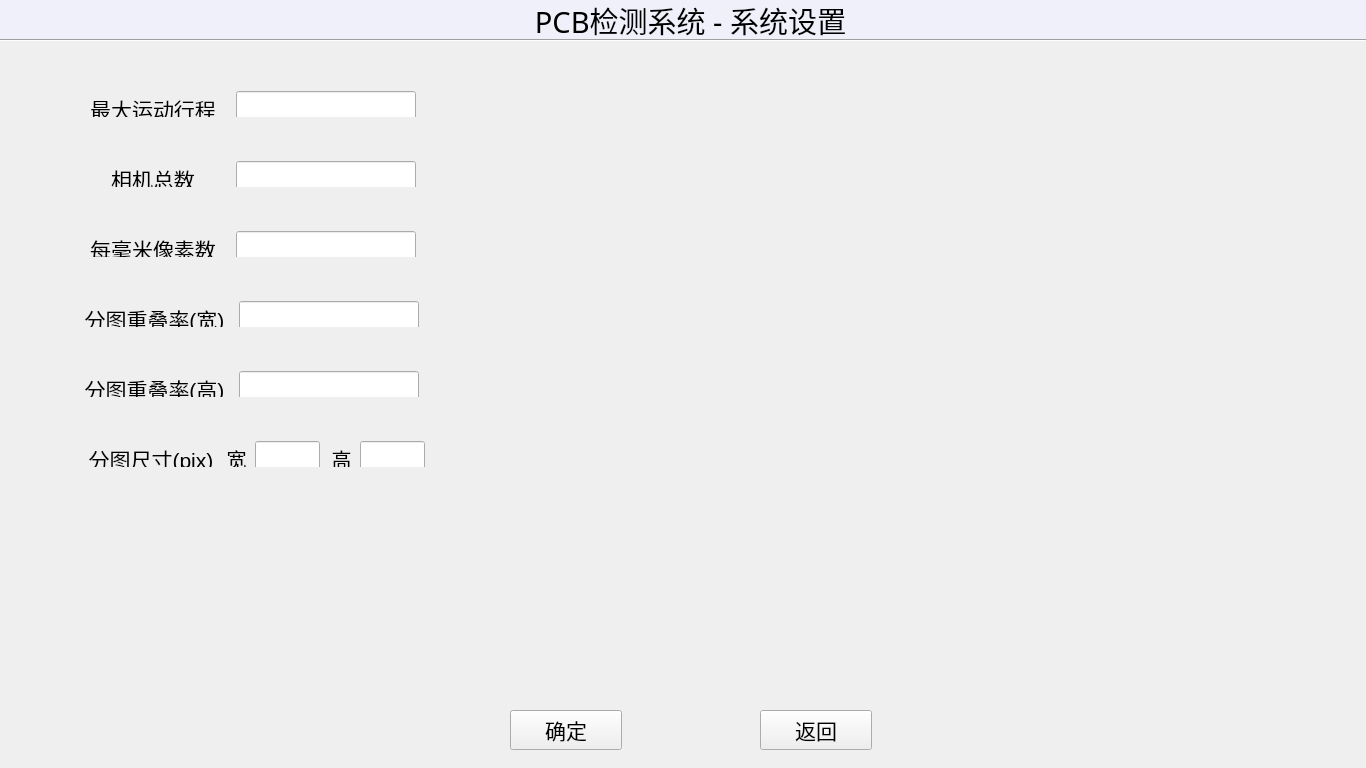
<?xml version="1.0" encoding="UTF-8"?>
<ui version="4.0">
 <class>AdminSettingUI</class>
 <widget class="QWidget" name="AdminSettingUI">
  <property name="geometry">
   <rect>
    <x>0</x>
    <y>0</y>
    <width>1366</width>
    <height>768</height>
   </rect>
  </property>
  <property name="windowTitle">
   <string>AdminSettingUI</string>
  </property>
  <widget class="QWidget" name="layoutWidget_4">
   <property name="geometry">
    <rect>
     <x>70</x>
     <y>80</y>
     <width>361</width>
     <height>37</height>
    </rect>
   </property>
   <layout class="QHBoxLayout" name="horizontalLayout_4">
    <item>
     <widget class="QLabel" name="label_roiHeight_L">
      <property name="sizePolicy">
       <sizepolicy hsizetype="Fixed" vsizetype="Fixed">
        <horstretch>0</horstretch>
        <verstretch>0</verstretch>
       </sizepolicy>
      </property>
      <property name="minimumSize">
       <size>
        <width>140</width>
        <height>35</height>
       </size>
      </property>
      <property name="maximumSize">
       <size>
        <width>140</width>
        <height>35</height>
       </size>
      </property>
      <property name="font">
       <font>
        <pointsize>16</pointsize>
       </font>
      </property>
      <property name="text">
       <string>最大运动行程</string>
      </property>
      <property name="alignment">
       <set>Qt::AlignCenter</set>
      </property>
     </widget>
    </item>
    <item>
     <spacer name="horizontalSpacer_4">
      <property name="orientation">
       <enum>Qt::Horizontal</enum>
      </property>
      <property name="sizeType">
       <enum>QSizePolicy::Fixed</enum>
      </property>
      <property name="sizeHint" stdset="0">
       <size>
        <width>5</width>
        <height>20</height>
       </size>
      </property>
     </spacer>
    </item>
    <item>
     <widget class="QLineEdit" name="lineEdit_MaxMotionStroke">
      <property name="sizePolicy">
       <sizepolicy hsizetype="Fixed" vsizetype="Fixed">
        <horstretch>0</horstretch>
        <verstretch>0</verstretch>
       </sizepolicy>
      </property>
      <property name="minimumSize">
       <size>
        <width>180</width>
        <height>35</height>
       </size>
      </property>
      <property name="maximumSize">
       <size>
        <width>160</width>
        <height>35</height>
       </size>
      </property>
      <property name="font">
       <font>
        <pointsize>16</pointsize>
       </font>
      </property>
      <property name="alignment">
       <set>Qt::AlignCenter</set>
      </property>
     </widget>
    </item>
   </layout>
  </widget>
  <widget class="QLabel" name="label_3">
   <property name="geometry">
    <rect>
     <x>0</x>
     <y>-1</y>
     <width>1366</width>
     <height>41</height>
    </rect>
   </property>
   <property name="styleSheet">
    <string notr="true">background-color: rgb(240, 240, 250);</string>
   </property>
   <property name="text">
    <string/>
   </property>
  </widget>
  <widget class="QLabel" name="label_title">
   <property name="geometry">
    <rect>
     <x>510</x>
     <y>0</y>
     <width>361</width>
     <height>41</height>
    </rect>
   </property>
   <property name="sizePolicy">
    <sizepolicy hsizetype="Fixed" vsizetype="Fixed">
     <horstretch>0</horstretch>
     <verstretch>0</verstretch>
    </sizepolicy>
   </property>
   <property name="minimumSize">
    <size>
     <width>60</width>
     <height>30</height>
    </size>
   </property>
   <property name="font">
    <font>
     <family>SimSun-ExtB</family>
     <pointsize>22</pointsize>
     <weight>12</weight>
     <italic>false</italic>
     <bold>false</bold>
    </font>
   </property>
   <property name="styleSheet">
    <string notr="true">font: 100 22pt &quot;SimSun-ExtB&quot;;</string>
   </property>
   <property name="text">
    <string>PCB检测系统 - 系统设置</string>
   </property>
   <property name="alignment">
    <set>Qt::AlignCenter</set>
   </property>
  </widget>
  <widget class="QPushButton" name="pushButton_return">
   <property name="geometry">
    <rect>
     <x>760</x>
     <y>710</y>
     <width>112</width>
     <height>40</height>
    </rect>
   </property>
   <property name="sizePolicy">
    <sizepolicy hsizetype="Fixed" vsizetype="Fixed">
     <horstretch>0</horstretch>
     <verstretch>0</verstretch>
    </sizepolicy>
   </property>
   <property name="font">
    <font>
     <pointsize>16</pointsize>
    </font>
   </property>
   <property name="text">
    <string>返回</string>
   </property>
  </widget>
  <widget class="QPushButton" name="pushButton_confirm">
   <property name="geometry">
    <rect>
     <x>510</x>
     <y>710</y>
     <width>112</width>
     <height>40</height>
    </rect>
   </property>
   <property name="sizePolicy">
    <sizepolicy hsizetype="Fixed" vsizetype="Fixed">
     <horstretch>0</horstretch>
     <verstretch>0</verstretch>
    </sizepolicy>
   </property>
   <property name="font">
    <font>
     <pointsize>16</pointsize>
    </font>
   </property>
   <property name="text">
    <string>确定</string>
   </property>
  </widget>
  <widget class="QWidget" name="layoutWidget_7">
   <property name="geometry">
    <rect>
     <x>70</x>
     <y>150</y>
     <width>361</width>
     <height>37</height>
    </rect>
   </property>
   <layout class="QHBoxLayout" name="horizontalLayout_8">
    <item>
     <widget class="QLabel" name="label_roiHeight_L_5">
      <property name="sizePolicy">
       <sizepolicy hsizetype="Fixed" vsizetype="Fixed">
        <horstretch>0</horstretch>
        <verstretch>0</verstretch>
       </sizepolicy>
      </property>
      <property name="minimumSize">
       <size>
        <width>140</width>
        <height>35</height>
       </size>
      </property>
      <property name="maximumSize">
       <size>
        <width>140</width>
        <height>35</height>
       </size>
      </property>
      <property name="font">
       <font>
        <pointsize>16</pointsize>
       </font>
      </property>
      <property name="text">
       <string>相机总数</string>
      </property>
      <property name="alignment">
       <set>Qt::AlignCenter</set>
      </property>
     </widget>
    </item>
    <item>
     <spacer name="horizontalSpacer_8">
      <property name="orientation">
       <enum>Qt::Horizontal</enum>
      </property>
      <property name="sizeType">
       <enum>QSizePolicy::Fixed</enum>
      </property>
      <property name="sizeHint" stdset="0">
       <size>
        <width>5</width>
        <height>20</height>
       </size>
      </property>
     </spacer>
    </item>
    <item>
     <widget class="QLineEdit" name="lineEdit_MaxCameraNum">
      <property name="sizePolicy">
       <sizepolicy hsizetype="Fixed" vsizetype="Fixed">
        <horstretch>0</horstretch>
        <verstretch>0</verstretch>
       </sizepolicy>
      </property>
      <property name="minimumSize">
       <size>
        <width>180</width>
        <height>35</height>
       </size>
      </property>
      <property name="maximumSize">
       <size>
        <width>160</width>
        <height>35</height>
       </size>
      </property>
      <property name="font">
       <font>
        <pointsize>16</pointsize>
       </font>
      </property>
      <property name="alignment">
       <set>Qt::AlignCenter</set>
      </property>
     </widget>
    </item>
   </layout>
  </widget>
  <widget class="Line" name="line">
   <property name="geometry">
    <rect>
     <x>0</x>
     <y>30</y>
     <width>1366</width>
     <height>20</height>
    </rect>
   </property>
   <property name="orientation">
    <enum>Qt::Horizontal</enum>
   </property>
  </widget>
  <widget class="QWidget" name="layoutWidget_9">
   <property name="geometry">
    <rect>
     <x>70</x>
     <y>220</y>
     <width>361</width>
     <height>37</height>
    </rect>
   </property>
   <layout class="QHBoxLayout" name="horizontalLayout_10">
    <item>
     <widget class="QLabel" name="label_roiHeight_L_7">
      <property name="sizePolicy">
       <sizepolicy hsizetype="Fixed" vsizetype="Fixed">
        <horstretch>0</horstretch>
        <verstretch>0</verstretch>
       </sizepolicy>
      </property>
      <property name="minimumSize">
       <size>
        <width>140</width>
        <height>35</height>
       </size>
      </property>
      <property name="maximumSize">
       <size>
        <width>140</width>
        <height>35</height>
       </size>
      </property>
      <property name="font">
       <font>
        <pointsize>16</pointsize>
       </font>
      </property>
      <property name="text">
       <string>每毫米像素数</string>
      </property>
      <property name="alignment">
       <set>Qt::AlignCenter</set>
      </property>
     </widget>
    </item>
    <item>
     <spacer name="horizontalSpacer_10">
      <property name="orientation">
       <enum>Qt::Horizontal</enum>
      </property>
      <property name="sizeType">
       <enum>QSizePolicy::Fixed</enum>
      </property>
      <property name="sizeHint" stdset="0">
       <size>
        <width>5</width>
        <height>20</height>
       </size>
      </property>
     </spacer>
    </item>
    <item>
     <widget class="QLineEdit" name="lineEdit_PixelsNumPerUnitLength">
      <property name="sizePolicy">
       <sizepolicy hsizetype="Fixed" vsizetype="Fixed">
        <horstretch>0</horstretch>
        <verstretch>0</verstretch>
       </sizepolicy>
      </property>
      <property name="minimumSize">
       <size>
        <width>180</width>
        <height>35</height>
       </size>
      </property>
      <property name="maximumSize">
       <size>
        <width>160</width>
        <height>35</height>
       </size>
      </property>
      <property name="font">
       <font>
        <pointsize>16</pointsize>
       </font>
      </property>
      <property name="alignment">
       <set>Qt::AlignCenter</set>
      </property>
     </widget>
    </item>
   </layout>
  </widget>
  <widget class="QWidget" name="layoutWidget_10">
   <property name="geometry">
    <rect>
     <x>70</x>
     <y>290</y>
     <width>361</width>
     <height>37</height>
    </rect>
   </property>
   <layout class="QHBoxLayout" name="horizontalLayout_11">
    <item>
     <widget class="QLabel" name="label_roiHeight_L_8">
      <property name="sizePolicy">
       <sizepolicy hsizetype="Fixed" vsizetype="Fixed">
        <horstretch>0</horstretch>
        <verstretch>0</verstretch>
       </sizepolicy>
      </property>
      <property name="minimumSize">
       <size>
        <width>145</width>
        <height>35</height>
       </size>
      </property>
      <property name="maximumSize">
       <size>
        <width>145</width>
        <height>35</height>
       </size>
      </property>
      <property name="font">
       <font>
        <pointsize>16</pointsize>
       </font>
      </property>
      <property name="text">
       <string>分图重叠率(宽)</string>
      </property>
      <property name="alignment">
       <set>Qt::AlignCenter</set>
      </property>
     </widget>
    </item>
    <item>
     <spacer name="horizontalSpacer_11">
      <property name="orientation">
       <enum>Qt::Horizontal</enum>
      </property>
      <property name="sizeType">
       <enum>QSizePolicy::Fixed</enum>
      </property>
      <property name="sizeHint" stdset="0">
       <size>
        <width>5</width>
        <height>20</height>
       </size>
      </property>
     </spacer>
    </item>
    <item>
     <widget class="QLineEdit" name="lineEdit_ImageOverlappingRate_W">
      <property name="sizePolicy">
       <sizepolicy hsizetype="Fixed" vsizetype="Fixed">
        <horstretch>0</horstretch>
        <verstretch>0</verstretch>
       </sizepolicy>
      </property>
      <property name="minimumSize">
       <size>
        <width>180</width>
        <height>35</height>
       </size>
      </property>
      <property name="maximumSize">
       <size>
        <width>160</width>
        <height>35</height>
       </size>
      </property>
      <property name="font">
       <font>
        <pointsize>16</pointsize>
       </font>
      </property>
      <property name="alignment">
       <set>Qt::AlignCenter</set>
      </property>
     </widget>
    </item>
   </layout>
  </widget>
  <widget class="QWidget" name="layoutWidget_6">
   <property name="geometry">
    <rect>
     <x>70</x>
     <y>430</y>
     <width>366</width>
     <height>37</height>
    </rect>
   </property>
   <layout class="QHBoxLayout" name="horizontalLayout_6">
    <item>
     <widget class="QLabel" name="label_roiHeight_L_3">
      <property name="sizePolicy">
       <sizepolicy hsizetype="Fixed" vsizetype="Fixed">
        <horstretch>0</horstretch>
        <verstretch>0</verstretch>
       </sizepolicy>
      </property>
      <property name="minimumSize">
       <size>
        <width>140</width>
        <height>35</height>
       </size>
      </property>
      <property name="maximumSize">
       <size>
        <width>140</width>
        <height>35</height>
       </size>
      </property>
      <property name="font">
       <font>
        <pointsize>16</pointsize>
       </font>
      </property>
      <property name="text">
       <string>分图尺寸(pix)</string>
      </property>
      <property name="alignment">
       <set>Qt::AlignCenter</set>
      </property>
     </widget>
    </item>
    <item>
     <spacer name="horizontalSpacer_6">
      <property name="orientation">
       <enum>Qt::Horizontal</enum>
      </property>
      <property name="sizeType">
       <enum>QSizePolicy::Fixed</enum>
      </property>
      <property name="sizeHint" stdset="0">
       <size>
        <width>5</width>
        <height>20</height>
       </size>
      </property>
     </spacer>
    </item>
    <item>
     <widget class="QLabel" name="label_roiHeight_L_9">
      <property name="sizePolicy">
       <sizepolicy hsizetype="Fixed" vsizetype="Fixed">
        <horstretch>0</horstretch>
        <verstretch>0</verstretch>
       </sizepolicy>
      </property>
      <property name="minimumSize">
       <size>
        <width>25</width>
        <height>35</height>
       </size>
      </property>
      <property name="maximumSize">
       <size>
        <width>25</width>
        <height>35</height>
       </size>
      </property>
      <property name="font">
       <font>
        <pointsize>15</pointsize>
       </font>
      </property>
      <property name="text">
       <string>宽</string>
      </property>
      <property name="alignment">
       <set>Qt::AlignCenter</set>
      </property>
     </widget>
    </item>
    <item>
     <widget class="QLineEdit" name="lineEdit_ImageSize_W">
      <property name="sizePolicy">
       <sizepolicy hsizetype="Fixed" vsizetype="Fixed">
        <horstretch>0</horstretch>
        <verstretch>0</verstretch>
       </sizepolicy>
      </property>
      <property name="minimumSize">
       <size>
        <width>65</width>
        <height>35</height>
       </size>
      </property>
      <property name="maximumSize">
       <size>
        <width>60</width>
        <height>35</height>
       </size>
      </property>
      <property name="font">
       <font>
        <pointsize>16</pointsize>
       </font>
      </property>
      <property name="text">
       <string/>
      </property>
      <property name="alignment">
       <set>Qt::AlignCenter</set>
      </property>
     </widget>
    </item>
    <item>
     <spacer name="horizontalSpacer_7">
      <property name="orientation">
       <enum>Qt::Horizontal</enum>
      </property>
      <property name="sizeType">
       <enum>QSizePolicy::Fixed</enum>
      </property>
      <property name="sizeHint" stdset="0">
       <size>
        <width>3</width>
        <height>20</height>
       </size>
      </property>
     </spacer>
    </item>
    <item>
     <widget class="QLabel" name="label_roiHeight_L_10">
      <property name="sizePolicy">
       <sizepolicy hsizetype="Fixed" vsizetype="Fixed">
        <horstretch>0</horstretch>
        <verstretch>0</verstretch>
       </sizepolicy>
      </property>
      <property name="minimumSize">
       <size>
        <width>25</width>
        <height>35</height>
       </size>
      </property>
      <property name="maximumSize">
       <size>
        <width>25</width>
        <height>35</height>
       </size>
      </property>
      <property name="font">
       <font>
        <pointsize>15</pointsize>
       </font>
      </property>
      <property name="text">
       <string>高</string>
      </property>
      <property name="alignment">
       <set>Qt::AlignCenter</set>
      </property>
     </widget>
    </item>
    <item>
     <widget class="QLineEdit" name="lineEdit_ImageSize_H">
      <property name="sizePolicy">
       <sizepolicy hsizetype="Fixed" vsizetype="Fixed">
        <horstretch>0</horstretch>
        <verstretch>0</verstretch>
       </sizepolicy>
      </property>
      <property name="minimumSize">
       <size>
        <width>65</width>
        <height>35</height>
       </size>
      </property>
      <property name="maximumSize">
       <size>
        <width>60</width>
        <height>35</height>
       </size>
      </property>
      <property name="font">
       <font>
        <pointsize>16</pointsize>
       </font>
      </property>
      <property name="alignment">
       <set>Qt::AlignCenter</set>
      </property>
     </widget>
    </item>
   </layout>
  </widget>
  <widget class="QWidget" name="layoutWidget_11">
   <property name="geometry">
    <rect>
     <x>70</x>
     <y>360</y>
     <width>361</width>
     <height>37</height>
    </rect>
   </property>
   <layout class="QHBoxLayout" name="horizontalLayout_12">
    <item>
     <widget class="QLabel" name="label_roiHeight_L_11">
      <property name="sizePolicy">
       <sizepolicy hsizetype="Fixed" vsizetype="Fixed">
        <horstretch>0</horstretch>
        <verstretch>0</verstretch>
       </sizepolicy>
      </property>
      <property name="minimumSize">
       <size>
        <width>145</width>
        <height>35</height>
       </size>
      </property>
      <property name="maximumSize">
       <size>
        <width>145</width>
        <height>35</height>
       </size>
      </property>
      <property name="font">
       <font>
        <pointsize>16</pointsize>
       </font>
      </property>
      <property name="text">
       <string>分图重叠率(高)</string>
      </property>
      <property name="alignment">
       <set>Qt::AlignCenter</set>
      </property>
     </widget>
    </item>
    <item>
     <spacer name="horizontalSpacer_12">
      <property name="orientation">
       <enum>Qt::Horizontal</enum>
      </property>
      <property name="sizeType">
       <enum>QSizePolicy::Fixed</enum>
      </property>
      <property name="sizeHint" stdset="0">
       <size>
        <width>5</width>
        <height>20</height>
       </size>
      </property>
     </spacer>
    </item>
    <item>
     <widget class="QLineEdit" name="lineEdit_ImageOverlappingRate_H">
      <property name="sizePolicy">
       <sizepolicy hsizetype="Fixed" vsizetype="Fixed">
        <horstretch>0</horstretch>
        <verstretch>0</verstretch>
       </sizepolicy>
      </property>
      <property name="minimumSize">
       <size>
        <width>180</width>
        <height>35</height>
       </size>
      </property>
      <property name="maximumSize">
       <size>
        <width>160</width>
        <height>35</height>
       </size>
      </property>
      <property name="font">
       <font>
        <pointsize>16</pointsize>
       </font>
      </property>
      <property name="alignment">
       <set>Qt::AlignCenter</set>
      </property>
     </widget>
    </item>
   </layout>
  </widget>
 </widget>
 <layoutdefault spacing="6" margin="11"/>
 <resources/>
 <connections/>
</ui>
